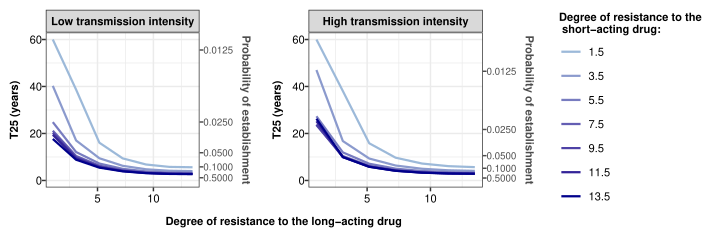

This figure's R source:
#############################################################################
# Predict the time for the genotype resistant the artemisinie when used in  #
# ACT to reach a specific frequency                                         #                                                                          #
#                                                                           #
# author: thiery.masserey@swisstph.ch                                       #
#############################################################################

# Load package
library("ggh4x")
library("ggplot2")

# Load data
X <- read.csv(file = "/scicore/home/penny/masthi00/WF_spread/Visulaise_results/Paper/Appendix 1-figure 1-Source data 1.csv", header  = TRUE)

# Define the label
EIR_LAB <- c("Low transmission intensity", "Low transmission intensity", "High transmission intensity")
names(EIR_LAB) <- c("5", "100", "500")

# Define the color scale
Resistance_Level_long <- seq(1.5, 13.5, length.out = 7)
colours <- scales::seq_gradient_pal(low = "#6CC4D9", high = "#0A237C", space = "Lab")(1:7 / 7)
colours <- scales::seq_gradient_pal(low = "lightblue", high = "darkblue", space = "Lab")(1:7 / 7)
values_2 <- setNames(colours, Resistance_Level_long)
Resistance_Level_short <- seq(1.5, 13.5, length.out = 7)
values <- setNames(colours, Resistance_Level_short)


# ---- Visualise for setting with a low EIR ----

# select the data
X2 <- X[X$eir == 5, ]

# Define the variable that need to be a factor
X2$Resistance_Level_short <- as.factor(X2$Resistance_Level_short)
X2$eir <- as.factor(X2$eir)

# Define that if needed more time than 60 year, we fixed the maximum to 60 year (for plot visualisation pupuse) 
X2 <- X[X$eir == 5, ]
X2$Resistance_Level_short <- as.factor(X2$Resistance_Level_short)
X2$eir <- as.factor(X2$eir)
X2$time_0.1[X2$time_0.1 >= 60] <- 60
X2$time_0.1[X2$time_0.1 <= 0] <- 60
constant<-2
PA <- ggplot(data = X2, aes(
  x = Resistance_Level_long,
  y = time_0.1,
  color = (Resistance_Level_short))) +
  geom_line(size = 1.5/constant) +
  facet_grid(~eir, labeller = labeller(eir = EIR_LAB)) +
  xlab("") +
  theme_bw() +
  #scale_y_continuous("T25 (years)", lim = c(0, 30), sec.axis = sec_axis(~ exp(a + . * b + d * .), breaks = c(0.00001, 0.0001, 0.001, 0.01, 0.1), name = "Probability of establishment")) +
  #scale_y_continuous("T25 (years)", lim = c(0, 60), sec.axis = sec_axis(~ (log(25/(100-25))-log(1/(100-1)))/./6*0.6639313+0.02354293, breaks =  c(0.037,0.05,0.1,0.5), name = "Probability of establishment")) +
  scale_y_continuous("T25 (years)", lim = c(0, 60), sec.axis = sec_axis(~ (log(25/(100-25))-log(1/(100-1)))/./6*0.9674891+0.002346184, breaks =  c(0.0125,0.025,0.05,0.1,0.5), name = "Probability of establishment")) +
  theme(
    legend.text = element_text(size = 16/constant),
    legend.title = element_text(size = 16/constant, color = "black", face = "bold"),
    axis.text.x = element_text(size = 16/constant, color = "black"),
    axis.text.y = element_text(size = 16/constant, color = "black", margin = margin(t = 0, r = 0, b = 0, l = 4)),
    axis.title.x = element_text(size = 16/constant, face = "bold"),
    axis.title.y = element_text(size = 16/constant, face = "bold"),
    axis.ticks.y.right = element_line(color = "gray30"),
    axis.title.y.right = element_text(size = 16/constant, color = "gray30", face = "bold"),
    axis.text.y.right = element_text(size = 14/constant, color = "gray30", margin = margin(t = 0, r = 4, b = 0, l = 0))) +
  theme(plot.margin = unit(c(0.5, 0.5, 0.5, 0.5)/constant, "cm")) +
  theme(strip.text.x = element_text(size = 16/constant, color = "black", face = "bold")) +
  theme(legend.position = "none") +
  scale_colour_manual(values = values)

X2$PE<-(log(25/(100-25))-log(1/(100-1)))/X2$time_0.1/6*0.9674891+0.002346184

PA
# Visualize for setting with a high EIR
X3 <- X[X$eir == 500, ]
X3$Resistance_Level_short <- as.factor(X3$Resistance_Level_short)
X3$eir <- as.factor(X3$eir)
X3$time_0.1[X3$time_0.1 >= 60] <- 60
X3$time_0.1[X3$time_0.1 <= 0] <- 60
PB <- ggplot(data = X3, aes(
  x = Resistance_Level_long,
  y = time_0.1,
  col = (Resistance_Level_short))) +
  geom_line(size = 1.5/constant) +
  facet_grid(~eir, labeller = labeller(eir = EIR_LAB)) +
  xlab("") +
  ylab("") +
  theme_bw() +
  #scale_y_continuous("T25 (years)", lim = c(0, 30), sec.axis = sec_axis(~ exp(a_2 + . * b_2 + d_2 * .), breaks = c(0.00001, 0.0001, 0.001, 0.01, 0.1), name = "Probability of establishment")) +
  #scale_y_continuous("T25 (years)", lim = c(0, 60), sec.axis = sec_axis(~ (log(25/(100-25))-log(1/(100-1)))/./6*0.6027698 +0.01987749 ,breaks = c(0.032,0.05,0.1,0.5), name = "Probability of establishment")) +
  scale_y_continuous("T25 (years)", lim = c(0, 60), sec.axis = sec_axis(~ (log(25/(100-25))-log(1/(100-1)))/./6*0.874511+0.00154079  ,breaks = c(0.0125,0.025,0.05,0.1,0.5), name = "Probability of establishment")) +
  theme(
    legend.text = element_text(size = 16/constant),
    legend.title = element_text(size = 16/constant, color = "black", face = "bold"),
    axis.text.x = element_text(size = 16/constant, color = "black"),
    axis.text.y = element_text(size = 16/constant, color = "black", margin = margin(t = 0, r = 0, b = 0, l = 4)),
    axis.title.x = element_text(size = 16/constant, face = "bold"),
    axis.title.y = element_text(size = 16/constant, face = "bold"),
    # axis.line.y.right = element_line(color = "red"),
    axis.ticks.y.right = element_line(color = "gray30"),
    axis.title.y.right = element_text(size = 16/constant, color = "gray30", face = "bold"),
    axis.text.y.right = element_text(size = 14/constant, color = "gray30", margin = margin(t = 0, r = 4, b = 0, l = 0))) +
  theme(strip.text.x = element_text(size = 16/constant, color = "black", face = "bold")) +
  labs(col = "Degree of resistance to the\n short-acting drug:") +
  theme(plot.margin = unit(c(0.5, 0, 0.5, 0.5)/constant, "cm")) +
  theme(legend.position = "right", legend.direction = "vertical") +
  guides(fill = guide_legend(ncol = 2)) +
  scale_colour_manual(values = values)

PB

X3$PE<-(log(25/(100-25))-log(1/(100-1)))/X3$time_0.1/6*0.874511+0.00154079 
# Merge the plot
PLOT <- plot_grid(PA, PB, ncol = 2, nrow = 1, rel_widths = c(1, 1.7), scale = 1)
PLOT <- ggdraw(add_sub(PLOT, "Degree of resistance to the long-acting drug", vpadding = grid::unit(0, "lines"), y = 6, x = 0.4, vjust = 4.5, size = 16/constant, fontface = "bold"))


ggsave("/scicore/home/penny/masthi00/WF_spread/Visulaise_results/Paper/Appendix 1-figure 1.pdf",
       plot = PLOT, width = 18, height = 6, device="pdf", units = "cm", dpi = 300)
